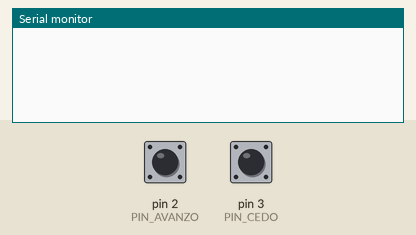
This sketch was run on a simulated Arduino Uno, built with avr-gcc and run on an emulated ATmega328P. Parts: the last lines printed to the serial monitor. Inputs (shaded band) come from the test bench; at power-on: pin 2 (PIN_AVANZO) HIGH, pin 3 (PIN_CEDO) HIGH.

Above: at 1.2 s.
1.3 s: pin 2 (PIN_AVANZO) pulled LOW for 0.15 s
At 2.2 s:
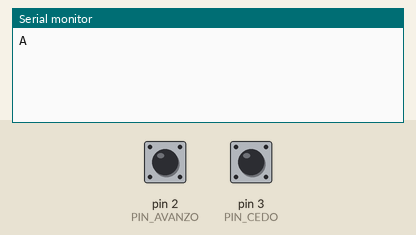
2.9 s: pin 3 (PIN_CEDO) pulled LOW for 0.15 s
At 3.4 s:
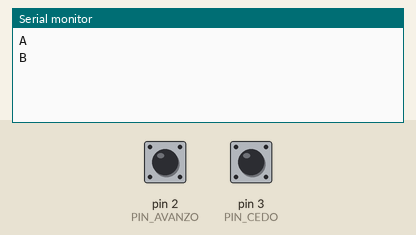

The sketch:

sensor_decision.ino
```cpp
// ============================================
//  Sensor de decisión - Proyecto Normas de Tránsito
//  Manda "A" (paso) o "B" (paro) a la página web
// ============================================
//
// Conexión:
//  - Sensor/pulsador 1 (PASO)         -> pin 2 y GND
//  - Sensor/pulsador 2 (PARO)         -> pin 3 y GND
//  (se usa INPUT_PULLUP, así que no hacen falta resistencias:
//   el pin lee LOW cuando el sensor se activa)
//
// Si usan sensores infrarrojos de obstáculo, conecten la salida OUT
// al pin 2 y al pin 3 (también se activan en LOW).
//
// IMPORTANTE: cerrar el Monitor Serie antes de conectar la página.

const int PIN_AVANZO = 2;
const int PIN_CEDO = 3;

void setup() {
  Serial.begin(9600);                 // misma velocidad que la página
  pinMode(PIN_AVANZO, INPUT_PULLUP);
  pinMode(PIN_CEDO, INPUT_PULLUP);
}

void loop() {
  if (digitalRead(PIN_AVANZO) == LOW) {
    Serial.println("A");
    delay(1000);                      // espera para no mandar muchas veces
  }

  if (digitalRead(PIN_CEDO) == LOW) {
    Serial.println("B");
    delay(1000);
  }
}
```

Measured:
- after the input at 1.3 s, the serial monitor: prints a new line at once (image 1)
- after the input at 2.9 s, the serial monitor: prints a new line at once (image 2)
